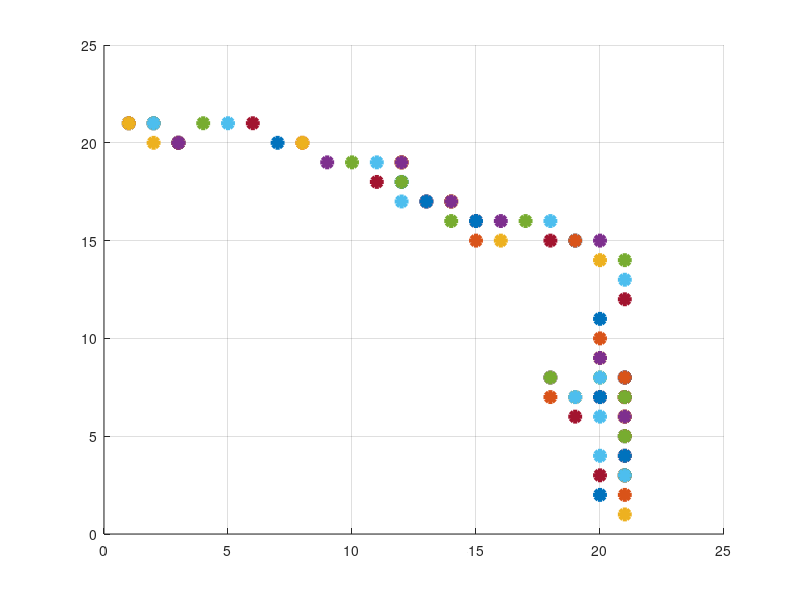

This chart was generated by the following MATLAB code:
%% ROUTING
clear
clc
close all
n = 10*2+1;

map = zeros(n,n);

x = 1;
y = n;

map(x,y) = 1;
while ((x ~= n) || (y ~= 1));
    
    
    
    x = x + round(rand*2-0.7);
    
  
    if x > n
        x = n;
    end
    if x <1
        x = 1;
    end
        map(x,y) = 1;

      y = y - round(rand*2 - 0.8 );
    if y > n
        y = n;
    end
    if y < 1
        y = 1;
    end
        map(x,y) = 1;

    
   figure(1)
   hold on
   plot(x,y,'*-','MarkerSize',10,'LineWidth',3)

    
end
ct = 1;

for yy = n:-1:1
for    xx = 1:1:n


if map(yy,xx) == 1
    ploter(ct,:) = [xx,yy];
    ct =  ct + 1;
   
end
end
end
% figure(2)
%  plot(ploter(:,1),n - ploter(:,2),'*-','MarkerSize',10,'LineWidth',3)

grid on
